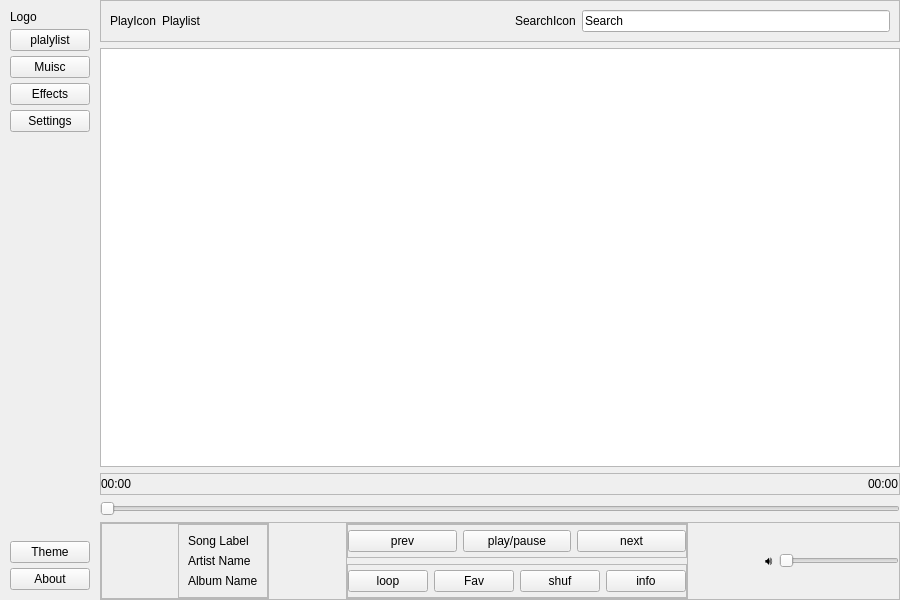
<?xml version="1.0" encoding="UTF-8"?>
<ui version="4.0">
 <class>MainWindow</class>
 <widget class="QMainWindow" name="MainWindow">
  <property name="geometry">
   <rect>
    <x>0</x>
    <y>0</y>
    <width>900</width>
    <height>600</height>
   </rect>
  </property>
  <property name="windowTitle">
   <string>KGM Media Player</string>
  </property>
  <widget class="QWidget" name="central_container">
   <layout class="QHBoxLayout" name="main_layout">
    <property name="spacing">
     <number>0</number>
    </property>
    <property name="leftMargin">
     <number>0</number>
    </property>
    <property name="topMargin">
     <number>0</number>
    </property>
    <property name="rightMargin">
     <number>0</number>
    </property>
    <property name="bottomMargin">
     <number>0</number>
    </property>
    <item>
     <widget class="QWidget" name="sidebar_container" native="true">
      <property name="objectName">
       <string>Sidebar</string>
      </property>
      <layout class="QVBoxLayout" name="sidebar_container_layout">
       <property name="leftMargin">
        <number>10</number>
       </property>
       <property name="topMargin">
        <number>10</number>
       </property>
       <property name="rightMargin">
        <number>10</number>
       </property>
       <property name="bottomMargin">
        <number>10</number>
       </property>
       <property name="spacing">
        <number>5</number>
       </property>
       <item>
        <widget class="QLabel" name="appLogo">
         <property name="text">
          <string>Logo</string>
         </property>
        </widget>
       </item>
       <item>
        <widget class="QPushButton" name="playlist_btn">
         <property name="text">
          <string>plalylist</string>
         </property>
        </widget>
       </item>
       <item>
        <widget class="QPushButton" name="music_btn">
         <property name="text">
          <string>Muisc</string>
         </property>
        </widget>
       </item>
       <item>
        <widget class="QPushButton" name="effects_btn">
         <property name="text">
          <string>Effects</string>
         </property>
        </widget>
       </item>
       <item>
        <widget class="QPushButton" name="settings_btn">
         <property name="text">
          <string>Settings</string>
         </property>
        </widget>
       </item>
       <item>
        <spacer name="verticalSpacer">
         <property name="orientation">
          <enum>Qt::Vertical</enum>
         </property>
         <property name="sizeHint" stdset="0">
          <size>
           <width>20</width>
           <height>40</height>
          </size>
         </property>
        </spacer>
       </item>
       <item>
        <widget class="QPushButton" name="theme_btn">
         <property name="text">
          <string>Theme</string>
         </property>
        </widget>
       </item>
       <item>
        <widget class="QPushButton" name="about_btn">
         <property name="text">
          <string>About</string>
         </property>
        </widget>
       </item>
      </layout>
     </widget>
    </item>
    <item>
     <widget class="QStackedWidget" name="right_container">
      <property name="objectName">
       <string>rightWidget</string>
      </property>
      <widget class="QWidget" name="playlist_page">
       <layout class="QVBoxLayout" name="playlist_page_layout">
        <property name="leftMargin">
         <number>0</number>
        </property>
        <property name="topMargin">
         <number>0</number>
        </property>
        <property name="rightMargin">
         <number>0</number>
        </property>
        <property name="bottomMargin">
         <number>0</number>
        </property>
        <item>
         <widget class="QFrame" name="top_label_frame">
          <property name="objectName">
           <string>lisObject</string>
          </property>
          <property name="frameShape">
           <enum>QFrame::StyledPanel</enum>
          </property>
          <property name="frameShadow">
           <enum>QFrame::Raised</enum>
          </property>
          <layout class="QHBoxLayout" name="top_label_frame_layout">
           <item>
            <widget class="QLabel" name="pageIcon">
             <property name="text">
              <string>PlayIcon</string>
             </property>
            </widget>
           </item>
           <item>
            <widget class="QLabel" name="page_label">
             <property name="objectName">
              <string>pageLabel</string>
             </property>
             <property name="text">
              <string>Playlist</string>
             </property>
            </widget>
           </item>
           <item>
            <spacer name="horizontalSpacer_3">
             <property name="orientation">
              <enum>Qt::Horizontal</enum>
             </property>
             <property name="sizeHint" stdset="0">
              <size>
               <width>40</width>
               <height>20</height>
              </size>
             </property>
            </spacer>
           </item>
           <item>
            <widget class="QLabel" name="searchIcon">
             <property name="objectName">
              <string>searchIcon</string>
             </property>
             <property name="text">
              <string>SearchIcon</string>
             </property>
            </widget>
           </item>
           <item>
            <widget class="QLineEdit" name="searchInput">
             <property name="objectName">
              <string>searchInput</string>
             </property>
             <property name="text">
              <string>Search</string>
             </property>
            </widget>
           </item>
          </layout>
         </widget>
        </item>
        <item>
         <widget class="QListWidget" name="listObject"/>
        </item>
        <item>
         <widget class="QFrame" name="playBackTimer_frame">
          <property name="objectName">
           <string>playBackTimerFrame</string>
          </property>
          <property name="frameShape">
           <enum>QFrame::StyledPanel</enum>
          </property>
          <property name="frameShadow">
           <enum>QFrame::Raised</enum>
          </property>
          <layout class="QHBoxLayout" name="playBackTimer_frame_layout">
           <property name="leftMargin">
            <number>0</number>
           </property>
           <property name="topMargin">
            <number>0</number>
           </property>
           <property name="rightMargin">
            <number>0</number>
           </property>
           <property name="bottomMargin">
            <number>0</number>
           </property>
           <item>
            <widget class="QLabel" name="leftPlaybackTimer">
             <property name="text">
              <string>00:00</string>
             </property>
            </widget>
           </item>
           <item>
            <spacer name="horizontalSpacer">
             <property name="orientation">
              <enum>Qt::Horizontal</enum>
             </property>
             <property name="sizeHint" stdset="0">
              <size>
               <width>40</width>
               <height>20</height>
              </size>
             </property>
            </spacer>
           </item>
           <item>
            <widget class="QLabel" name="rightPlaybackTimer">
             <property name="text">
              <string>00:00</string>
             </property>
            </widget>
           </item>
          </layout>
         </widget>
        </item>
        <item>
         <widget class="QSlider" name="playBackSlider">
          <property name="objectName">
           <string>playBackSlider</string>
          </property>
          <property name="orientation">
           <enum>Qt::Horizontal</enum>
          </property>
          <property name="sizeHint" stdset="0">
           <size>
            <width>100</width>
            <height>10</height>
           </size>
          </property>
         </widget>
        </item>
        <item>
         <widget class="QFrame" name="playBackFooter_frame">
          <property name="objectName">
           <string>playBackFooterFrame</string>
          </property>
          <property name="maximumHeight">
           <number>80</number>
          </property>
          <property name="frameShape">
           <enum>QFrame::StyledPanel</enum>
          </property>
          <property name="frameShadow">
           <enum>QFrame::Raised</enum>
          </property>
          <layout class="QHBoxLayout" name="playBackFooter_frame_layout">
           <property name="leftMargin">
            <number>0</number>
           </property>
           <property name="topMargin">
            <number>0</number>
           </property>
           <property name="rightMargin">
            <number>0</number>
           </property>
           <property name="bottomMargin">
            <number>0</number>
           </property>
           <item>
            <widget class="QFrame" name="albumArt_frame">
             <property name="objectName">
              <string>albumArtFrame</string>
             </property>
             <property name="frameShape">
              <enum>QFrame::StyledPanel</enum>
             </property>
             <property name="frameShadow">
              <enum>QFrame::Raised</enum>
             </property>
             <layout class="QHBoxLayout" name="albumArt_frame_layout">
              <property name="leftMargin">
               <number>0</number>
              </property>
              <property name="topMargin">
               <number>0</number>
              </property>
              <property name="rightMargin">
               <number>0</number>
              </property>
              <property name="bottomMargin">
               <number>0</number>
              </property>
              <item>
               <widget class="QLabel" name="albumArt_view">
                <property name="objectName">
                 <string>albumArtView</string>
                </property>
                <property name="minimumSize">
                 <size>
                  <width>70</width>
                  <height>70</height>
                 </size>
                </property>
                <property name="maximumSize">
                 <size>
                  <width>70</width>
                  <height>70</height>
                 </size>
                </property>
               </widget>
              </item>
              <item>
               <widget class="QFrame" name="mediaTitle_frame">
                <property name="frameShape">
                 <enum>QFrame::StyledPanel</enum>
                </property>
                <property name="frameShadow">
                 <enum>QFrame::Raised</enum>
                </property>
                <layout class="QVBoxLayout" name="mediaTitle_frame_layout">
                 <item>
                  <widget class="QLabel" name="songLabel">
                   <property name="text">
                    <string>Song Label</string>
                   </property>
                  </widget>
                 </item>
                 <item>
                  <widget class="QLabel" name="artistName">
                   <property name="text">
                    <string>Artist Name</string>
                   </property>
                  </widget>
                 </item>
                 <item>
                  <widget class="QLabel" name="albumName">
                   <property name="text">
                    <string>Album Name</string>
                   </property>
                  </widget>
                 </item>
                </layout>
               </widget>
              </item>
             </layout>
            </widget>
           </item>
           <item>
            <spacer name="horizontalSpacer_4">
             <property name="orientation">
              <enum>Qt::Horizontal</enum>
             </property>
             <property name="sizeHint" stdset="0">
              <size>
               <width>40</width>
               <height>20</height>
              </size>
             </property>
            </spacer>
           </item>
           <item>
            <widget class="QFrame" name="playBackControl_outerframe">
             <property name="objectName">
              <string>playBackControl_outerframe</string>
             </property>
             <property name="frameShape">
              <enum>QFrame::StyledPanel</enum>
             </property>
             <property name="frameShadow">
              <enum>QFrame::Raised</enum>
             </property>
             <layout class="QVBoxLayout" name="playBackControl_outerframe_layout">
              <property name="leftMargin">
               <number>0</number>
              </property>
              <property name="topMargin">
               <number>0</number>
              </property>
              <property name="rightMargin">
               <number>0</number>
              </property>
              <property name="bottomMargin">
               <number>0</number>
              </property>
              <item>
               <widget class="QFrame" name="mainPlayBackControl_frame">
                <property name="objectName">
                 <string>mainPlaybackControlFrame</string>
                </property>
                <property name="frameShape">
                 <enum>QFrame::StyledPanel</enum>
                </property>
                <property name="frameShadow">
                 <enum>QFrame::Raised</enum>
                </property>
                <layout class="QHBoxLayout" name="mainPlayBackControl_frame_layout">
                 <property name="leftMargin">
                  <number>0</number>
                 </property>
                 <property name="topMargin">
                  <number>0</number>
                 </property>
                 <property name="rightMargin">
                  <number>0</number>
                 </property>
                 <property name="bottomMargin">
                  <number>0</number>
                 </property>
                 <item>
                  <widget class="QPushButton" name="prev_track_btn">
                   <property name="text">
                    <string>prev</string>
                   </property>
                  </widget>
                 </item>
                 <item>
                  <widget class="QPushButton" name="playPause_track_btn">
                   <property name="text">
                    <string>play/pause</string>
                   </property>
                  </widget>
                 </item>
                 <item>
                  <widget class="QPushButton" name="next_track_btn">
                   <property name="text">
                    <string>next</string>
                   </property>
                  </widget>
                 </item>
                </layout>
               </widget>
              </item>
              <item>
               <widget class="QFrame" name="secondaryPlayBackControl_frame">
                <property name="objectName">
                 <string>secondaryPlaybackControlFrame</string>
                </property>
                <property name="frameShape">
                 <enum>QFrame::StyledPanel</enum>
                </property>
                <property name="frameShadow">
                 <enum>QFrame::Raised</enum>
                </property>
                <layout class="QHBoxLayout" name="secondaryPlayBackControl_frame_layout">
                 <property name="leftMargin">
                  <number>0</number>
                 </property>
                 <property name="topMargin">
                  <number>0</number>
                 </property>
                 <property name="rightMargin">
                  <number>0</number>
                 </property>
                 <property name="bottomMargin">
                  <number>0</number>
                 </property>
                 <item>
                  <widget class="QPushButton" name="repeatOptions_btn">
                   <property name="text">
                    <string>loop</string>
                   </property>
                  </widget>
                 </item>
                 <item>
                  <widget class="QPushButton" name="makeFavourite_btn">
                   <property name="text">
                    <string>Fav</string>
                   </property>
                  </widget>
                 </item>
                 <item>
                  <widget class="QPushButton" name="shuffle_btn">
                   <property name="text">
                    <string>shuf</string>
                   </property>
                  </widget>
                 </item>
                 <item>
                  <widget class="QPushButton" name="trackInfo_btn">
                   <property name="text">
                    <string>info</string>
                   </property>
                  </widget>
                 </item>
                </layout>
               </widget>
              </item>
             </layout>
            </widget>
           </item>
           <item>
            <spacer name="horizontalSpacer_5">
             <property name="orientation">
              <enum>Qt::Horizontal</enum>
             </property>
             <property name="sizeHint" stdset="0">
              <size>
               <width>40</width>
               <height>20</height>
              </size>
             </property>
            </spacer>
           </item>
           <item>
            <widget class="QLabel" name="volumeIcon">
             <property name="text">
              <string>🔊</string>
             </property>
            </widget>
           </item>
           <item>
            <widget class="QSlider" name="volumeSlider">
             <property name="objectName">
              <string>volumeSlider</string>
             </property>
             <property name="minimumSize">
              <size>
               <width>120</width>
               <height>0</height>
              </size>
             </property>
             <property name="maximumSize">
              <size>
               <width>120</width>
               <height>16777215</height>
              </size>
             </property>
             <property name="orientation">
              <enum>Qt::Horizontal</enum>
             </property>
            </widget>
           </item>
          </layout>
         </widget>
        </item>
       </layout>
      </widget>
     </widget>
    </item>
   </layout>
  </widget>
 </widget>
 <customwidgets>
  <customwidget>
   <class>QSlider</class>
   <extends>QSlider</extends>
   <header location="global">qslider.h</header>
  </customwidget>
 </customwidgets>
 <resources/>
 <connections/>
</ui>
